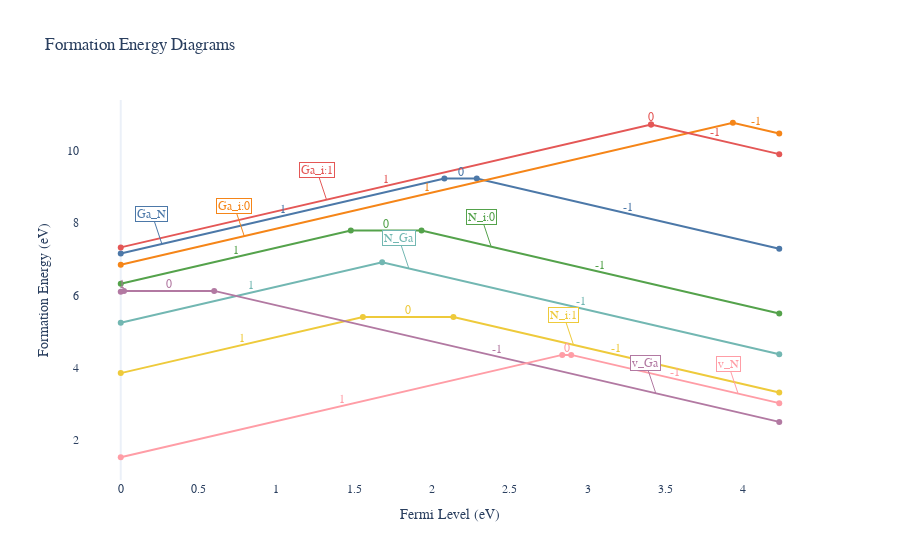

Write notebook code for a chart like this one.
### Code cell
chempot = fed.get_chempots(rich_element="N")
plot_formation_energy_diagrams(formation_energies_diagrams, chempot=chempot)

### Figure 1 — Plotly figure (JSON) as saved in the notebook; plotly's stock layout.template omitted (floating-point values rounded to 4 significant figures)
{"data": [{"hoverinfo": "x", "line": {"color": "#4C78A8", "dash": "solid"}, "meta": {"formation_energy_plot": true}, "mode": "lines+markers", "name": "Ga_N", "textposition": "top right", "type": "scatter", "x": [0, 2.079, 2.287, 4.23], "y": [7.161, 9.24, 9.24, 7.297]}, {"hoverinfo": "x", "line": {"color": "#F58518", "dash": "solid"}, "meta": {"formation_energy_plot": true}, "mode": "lines+markers", "name": "Ga_i:0", "textposition": "top right", "type": "scatter", "x": [0, 3.932, 4.23], "y": [6.854, 10.79, 10.49]}, {"hoverinfo": "x", "line": {"color": "#E45756", "dash": "solid"}, "meta": {"formation_energy_plot": true}, "mode": "lines+markers", "name": "Ga_i:1", "textposition": "top right", "type": "scatter", "x": [0, 3.407, 3.407, 4.23], "y": [7.333, 10.74, 10.74, 9.916]}, {"hoverinfo": "x", "line": {"color": "#72B7B2", "dash": "solid"}, "meta": {"formation_energy_plot": true}, "mode": "lines+markers", "name": "N_Ga", "textposition": "top right", "type": "scatter", "x": [0, 1.679, 4.23], "y": [5.243, 6.923, 4.372]}, {"hoverinfo": "x", "line": {"color": "#54A24B", "dash": "solid"}, "meta": {"formation_energy_plot": true}, "mode": "lines+markers", "name": "N_i:0", "textposition": "top right", "type": "scatter", "x": [0, 1.478, 1.932, 4.23], "y": [6.322, 7.8, 7.8, 5.502]}, {"hoverinfo": "x", "line": {"color": "#EECA3B", "dash": "solid"}, "meta": {"formation_energy_plot": true}, "mode": "lines+markers", "name": "N_i:1", "textposition": "top right", "type": "scatter", "x": [0, 1.556, 2.137, 4.23], "y": [3.849, 5.404, 5.404, 3.311]}, {"hoverinfo": "x", "line": {"color": "#B279A2", "dash": "solid"}, "meta": {"formation_energy_plot": true}, "mode": "lines+markers", "name": "v_Ga", "textposition": "top right", "type": "scatter", "x": [0, 0.02102, 0.6004, 4.23], "y": [6.106, 6.127, 6.127, 2.497]}, {"hoverinfo": "x", "line": {"color": "#FF9DA6", "dash": "solid"}, "meta": {"formation_energy_plot": true}, "mode": "lines+markers", "name": "v_N", "textposition": "top right", "type": "scatter", "x": [0, 2.836, 2.894, 4.23], "y": [1.517, 4.353, 4.353, 3.017]}, {"hoverinfo": "skip", "mode": "text", "name": "Ga_N:slope", "showlegend": false, "text": ["1", "0", "-1"], "textfont": {"color": "#4C78A8"}, "textposition": "top center", "type": "scatter", "x": [1.04, 2.183, 3.259], "y": [8.201, 9.24, 8.269]}, {"hoverinfo": "skip", "mode": "text", "name": "Ga_i:0:slope", "showlegend": false, "text": ["1", "-1"], "textfont": {"color": "#F58518"}, "textposition": "top center", "type": "scatter", "x": [1.966, 4.081], "y": [8.82, 10.64]}, {"hoverinfo": "skip", "mode": "text", "name": "Ga_i:1:slope", "showlegend": false, "text": ["1", "0", "-1"], "textfont": {"color": "#E45756"}, "textposition": "top center", "type": "scatter", "x": [1.703, 3.407, 3.819], "y": [9.036, 10.74, 10.33]}, {"hoverinfo": "skip", "mode": "text", "name": "N_Ga:slope", "showlegend": false, "text": ["1", "-1"], "textfont": {"color": "#72B7B2"}, "textposition": "top center", "type": "scatter", "x": [0.8397, 2.955], "y": [6.083, 5.647]}, {"hoverinfo": "skip", "mode": "text", "name": "N_i:0:slope", "showlegend": false, "text": ["1", "0", "-1"], "textfont": {"color": "#54A24B"}, "textposition": "top center", "type": "scatter", "x": [0.739, 1.705, 3.081], "y": [7.061, 7.8, 6.651]}, {"hoverinfo": "skip", "mode": "text", "name": "N_i:1:slope", "showlegend": false, "text": ["1", "0", "-1"], "textfont": {"color": "#EECA3B"}, "textposition": "top center", "type": "scatter", "x": [0.7778, 1.846, 3.184], "y": [4.626, 5.404, 4.358]}, {"hoverinfo": "skip", "mode": "text", "name": "v_Ga:slope", "showlegend": false, "text": ["1", "0", "-1"], "textfont": {"color": "#B279A2"}, "textposition": "top center", "type": "scatter", "x": [0.01051, 0.3107, 2.415], "y": [6.116, 6.127, 4.312]}, {"hoverinfo": "skip", "mode": "text", "name": "v_N:slope", "showlegend": false, "text": ["1", "0", "-1"], "textfont": {"color": "#FF9DA6"}, "textposition": "top center", "type": "scatter", "x": [1.418, 2.865, 3.562], "y": [2.935, 4.353, 3.685]}], "layout": {"annotations": [{"arrowcolor": "#4C78A8", "bgcolor": "white", "bordercolor": "#4C78A8", "font": {"color": "#4C78A8"}, "text": "Ga_N", "x": 0.2644, "y": 7.425}, {"arrowcolor": "#F58518", "bgcolor": "white", "bordercolor": "#F58518", "font": {"color": "#F58518"}, "text": "Ga_i:0", "x": 0.7932, "y": 7.647}, {"arrowcolor": "#E45756", "bgcolor": "white", "bordercolor": "#E45756", "font": {"color": "#E45756"}, "text": "Ga_i:1", "x": 1.322, "y": 8.655}, {"arrowcolor": "#72B7B2", "bgcolor": "white", "bordercolor": "#72B7B2", "font": {"color": "#72B7B2"}, "text": "N_Ga", "x": 1.851, "y": 6.751}, {"arrowcolor": "#54A24B", "bgcolor": "white", "bordercolor": "#54A24B", "font": {"color": "#54A24B"}, "text": "N_i:0", "x": 2.38, "y": 7.353}, {"arrowcolor": "#EECA3B", "bgcolor": "white", "bordercolor": "#EECA3B", "font": {"color": "#EECA3B"}, "text": "N_i:1", "x": 2.908, "y": 4.633}, {"arrowcolor": "#B279A2", "bgcolor": "white", "bordercolor": "#B279A2", "font": {"color": "#B279A2"}, "text": "v_Ga", "x": 3.437, "y": 3.29}, {"arrowcolor": "#FF9DA6", "bgcolor": "white", "bordercolor": "#FF9DA6", "font": {"color": "#FF9DA6"}, "text": "v_N", "x": 3.966, "y": 3.281}], "font": {"family": "Helvetica"}, "showlegend": false, "title": {"text": "Formation Energy Diagrams"}, "xaxis": {"showgrid": false, "title": {"text": "Fermi Level (eV)"}}, "yaxis": {"showgrid": false, "title": {"text": "Formation Energy (eV)"}}}}
